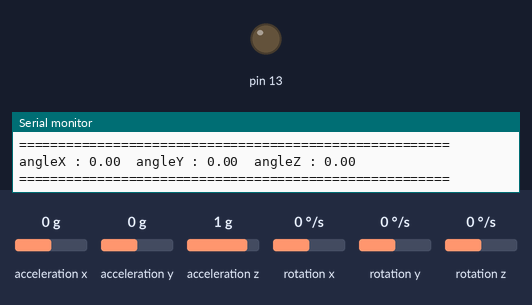
The sketch below on a simulated Arduino Uno, built with avr-gcc and run on an emulated ATmega328P. Parts: output pins drawn as LEDs (lit = HIGH), the last lines printed to the serial monitor. Inputs (shaded band) come from the test bench; at power-on: acceleration y 0 g, acceleration x 0 g, acceleration z 1 g, rotation x 0 °/s, rotation y 0 °/s, rotation z 0 °/s.

Above: at 4.2 s.
4.3 s: acceleration y set to 0.2 g
At 5.8 s:
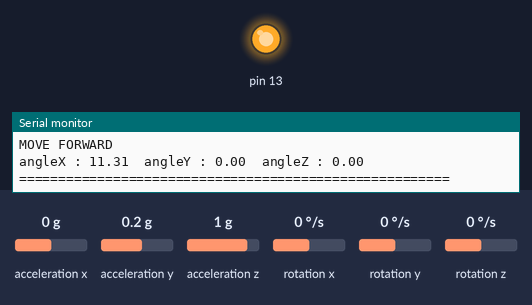
6.1 s: acceleration x set to -1.4 g
Timing chart, 0 to 9.1 s (numbered marks = the images above; inputs shaded):
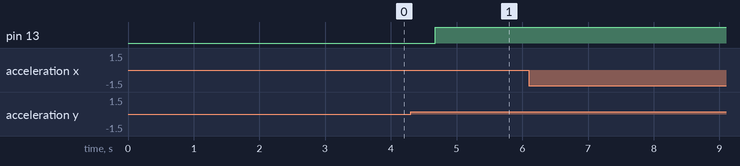

The sketch:

gesture_contol_car.ino
```cpp
#include <MPU6050_tockn.h>
#include <Wire.h>

MPU6050 mpu6050(Wire);

long timer = 0;

void setup() {
  pinMode(13,OUTPUT);
  Serial.begin(9600);
  Wire.begin();
  mpu6050.begin();
  mpu6050.calcGyroOffsets(true);
}

void loop() {
  mpu6050.update();

  if(millis() - timer > 000){

   /* Serial.println("=======================================================");
    Serial.print("temp : ");Serial.println(mpu6050.getTemp());
    Serial.print("accX : ");Serial.print(mpu6050.getAccX());
    Serial.print("\taccY : ");Serial.print(mpu6050.getAccY());
    Serial.print("\taccZ : ");Serial.println(mpu6050.getAccZ());

    Serial.print("gyroX : ");Serial.print(mpu6050.getGyroX());
    Serial.print("\tgyroY : ");Serial.print(mpu6050.getGyroY());
    Serial.print("\tgyroZ : ");Serial.println(mpu6050.getGyroZ());

    Serial.print("accAngleX : ");Serial.print(mpu6050.getAccAngleX());
    Serial.print("\taccAngleY : ");Serial.println(mpu6050.getAccAngleY());

    Serial.print("gyroAngleX : ");Serial.print(mpu6050.getGyroAngleX());
    Serial.print("\tgyroAngleY : ");Serial.print(mpu6050.getGyroAngleY());
    Serial.print("\tgyroAngleZ : ");Serial.println(mpu6050.getGyroAngleZ());*/

    Serial.print("angleX : ");Serial.print(mpu6050.getAngleX());
    Serial.print("\tangleY : ");Serial.print(mpu6050.getAngleY());
    Serial.print("\tangleZ : ");Serial.println(mpu6050.getAngleZ());
    Serial.println("=======================================================\n");
    timer = millis();
    //delay(5000);
    if(mpu6050.getAngleX() > 0)
    {
      Serial.println("MOVE FORWARD");
      digitalWrite(13,HIGH);
    }
    if(mpu6050.getAngleX() < 0)
    {
      Serial.println("MOVE BACKARD");
      digitalWrite(13,LOW);
    }
    if(mpu6050.getAngleY() > 0)
    {
      Serial.println("MOVE LEFT");
    }
    if(mpu6050.getAngleY() < 0)
    {
      Serial.println("MOVE RIGHT");
    }
    delay(500);
  }

}
```

Measured:
- the behaviour switches between 0 and 0.1 g on acceleration y (found by bisection; images 0 and 1)
- after the input at 4.3 s, pin 13: LOW → HIGH after 0.38 s
